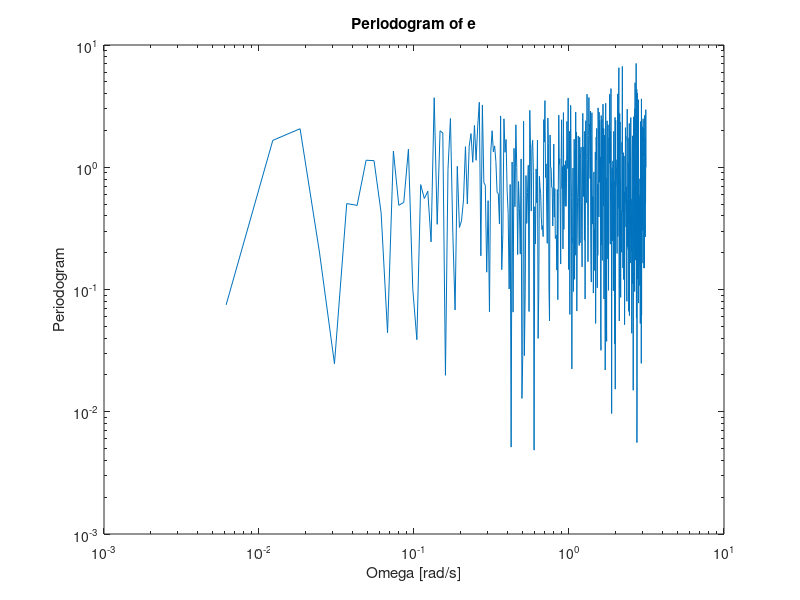
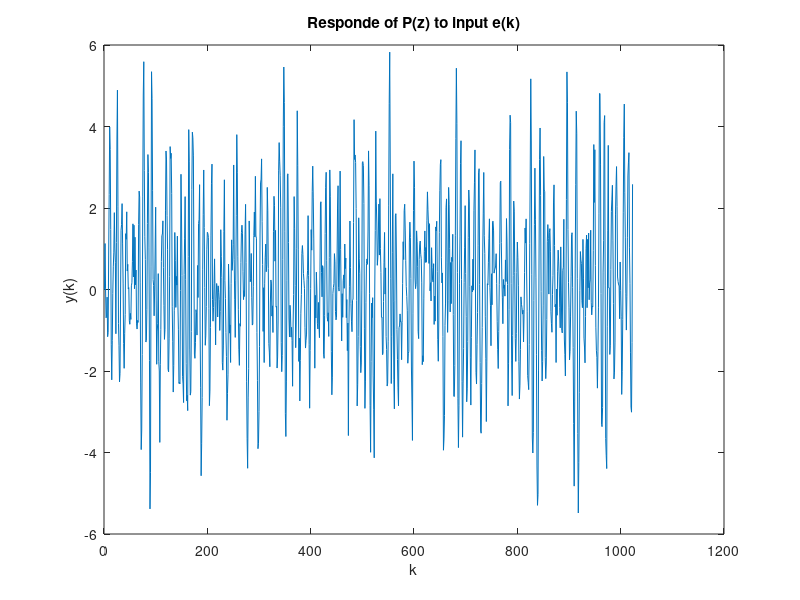
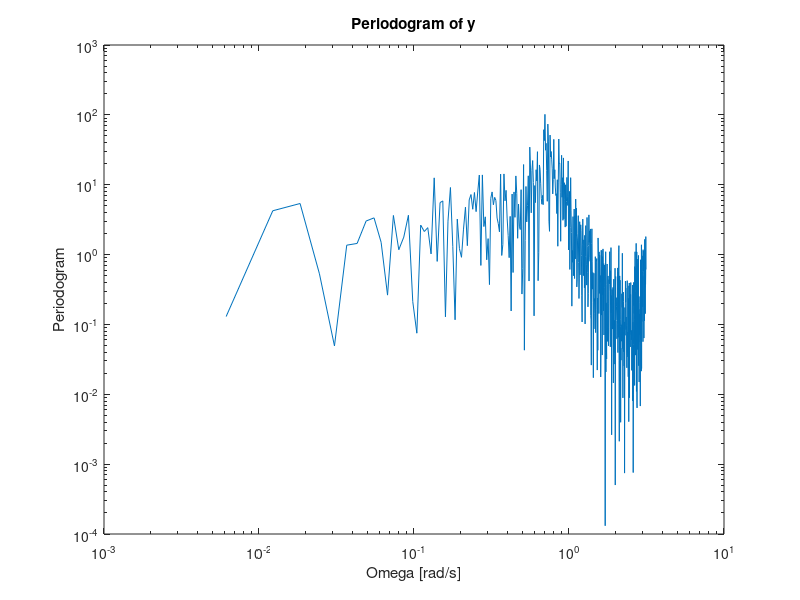
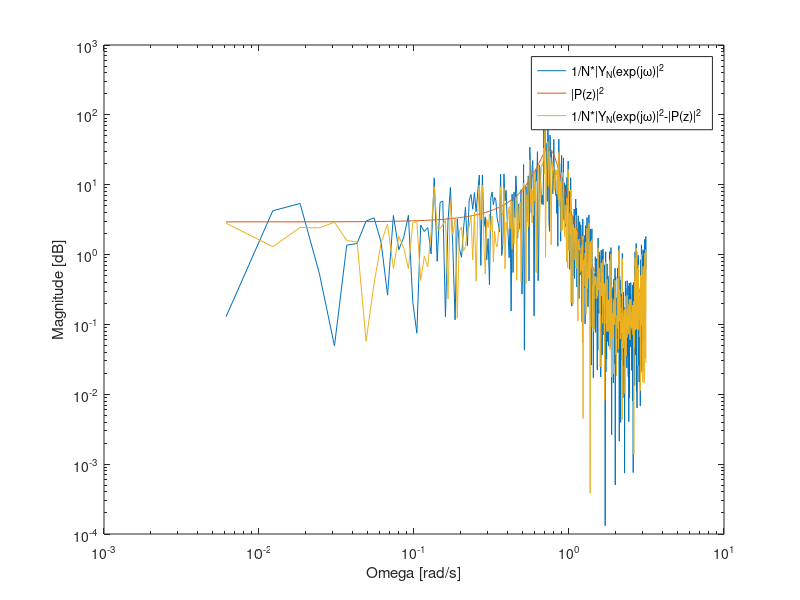

Write MATLAB code to recreate these figures, in order.
clear all
clc
%%
dim=1024;
e=randn(dim,1);
E_N=fft(e);
per_e=1/dim*abs(E_N).^2;
omega=(2*pi/dim)*[0:dim-1]';
idx = find(omega > 0 & omega < pi); % positive frequencies
figure (1)
loglog(omega(idx),per_e(idx))
title('Periodogram of e')
xlabel('Omega [rad/s]')
ylabel('Periodogram')
%%
%sample time
T=1;
z=tf('z',T);
P=(z+0.5)/(0.5+(z+0.5)*(z-0.5)^2);
t=T*[0:dim-1]';
y=lsim(P,e,t);
figure(2)
plot(t,y)
title('Responde of P(z) to input e(k)')
xlabel('k')
ylabel('y(k)')
%%
Y_N=fft(y);
per_y=1/dim*abs(Y_N).^2;
figure (3)
loglog(omega(idx),per_y(idx))
title('Periodogram of y')
xlabel('Omega [rad/s]')
ylabel('Periodogram')
%%
[mag,phase]=bode(P,omega);
mag=squeeze(mag);
figure(4)
loglog(omega(idx),per_y(idx))
hold on
loglog(omega(idx),abs(mag(idx)).^2)
loglog(omega(idx),abs(per_y(idx)-abs(mag(idx)).^2))
xlabel('Omega [rad/s]')
ylabel('Magnitude [dB]')
legend('1/N*|Y_N(exp(j\omega)|^2','|P(z)|^2','1/N*|Y_N(exp(j\omega)|^2-|P(z)|^2')
hold off
